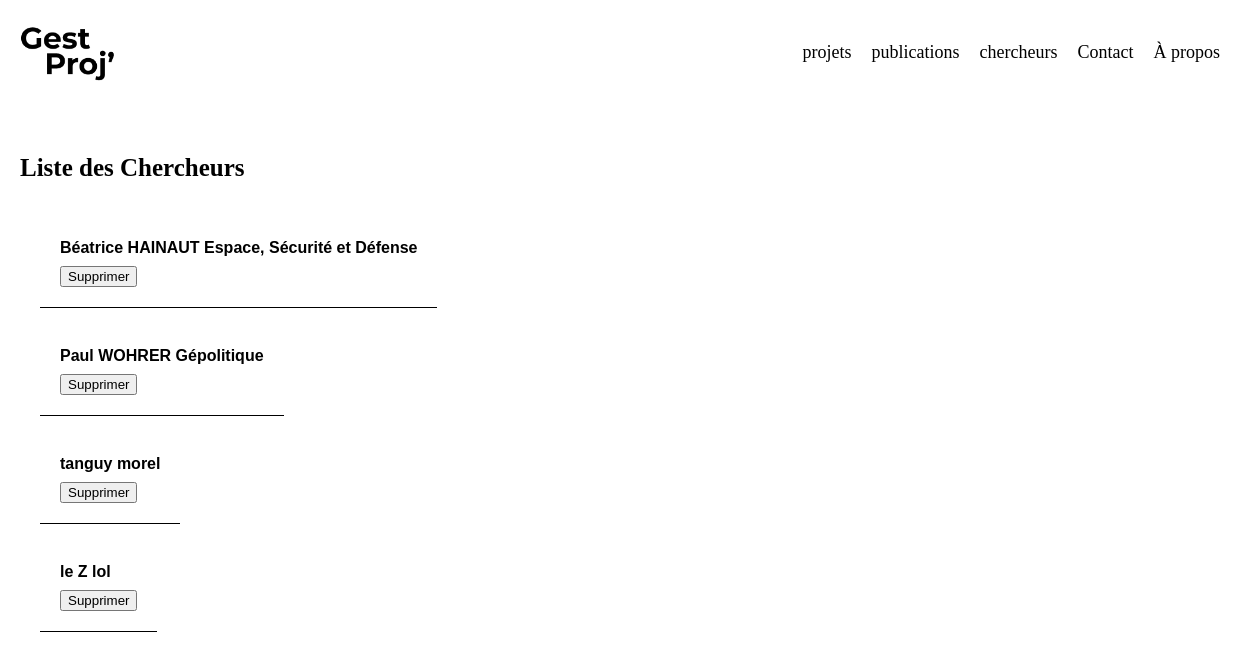
Before: /api/researchers/ with the older database file.
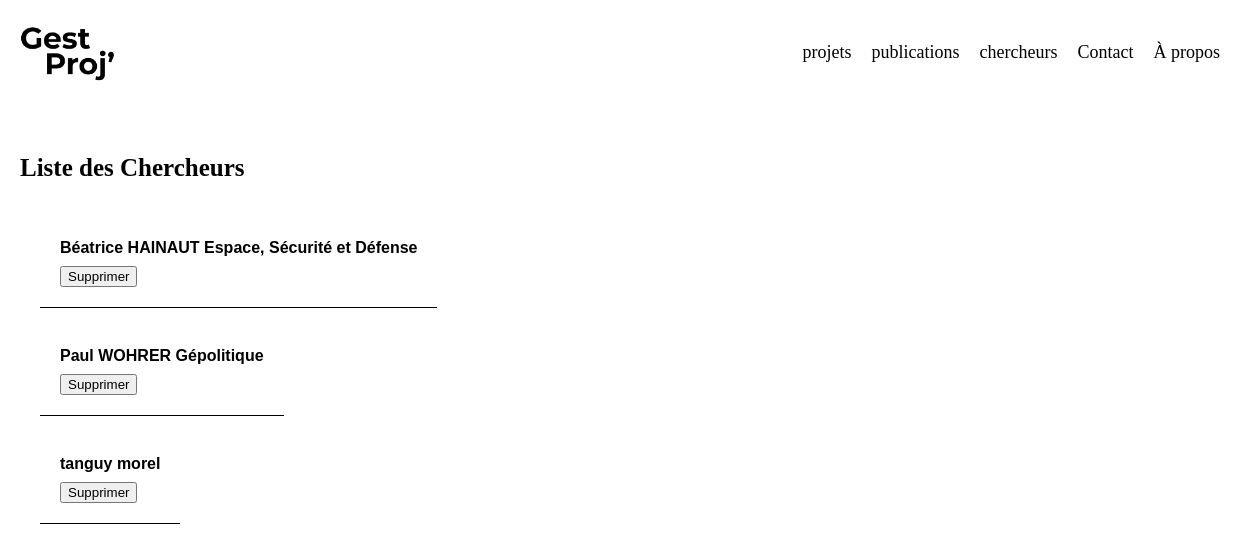
After: the same page with the newer database file.
### projects/models.py (models this page shows)
class Researcher(models.Model):
    name = models.CharField(max_length=100)
    specialty = models.CharField(max_length=100)
    def __str__(self):
        return self.name

### projects/views.py (the view)
# urls.py: path('researchers/', views.researcher_list, name='researchers_list'),
def researcher_list(request):
    researchers = Researcher.objects.all()
    context = {
        'researchers': researchers,
    }
    return render(request, 'projects/researchers_list.html', context)

### projects/templates/projects/researchers_list.html (shortened to what this page needs)
{% load static %}
<!DOCTYPE html>
<html>
  <head>
    <link rel="stylesheet" href="{% static 'css/reset.css' %}" />
    <link rel="stylesheet" href="{% static 'css/researcher-list.css' %}" />
  </head>
  <body>
    <header>
      <nav>
        <a href="{% url 'home'%}">
          <img
            src="{% static 'images/logo.png' %}"
            alt="Logo de l'application"
          />
        </a>
        <ul>
          <li>
            <a href="{% url 'projects_list' %}">projets</a>
          </li>
          <li>
            <a href="{% url 'publication_list' %}">publications</a>
          </li>
          <li>
            <a href="{% url 'researchers_list' %}">chercheurs</a>
          </li>
          <li><a href="#"> Contact </a></li>
          <li><a href="#"> À propos </a></li>
        </ul>
      </nav>
    </header>
    <section>
      <h1>Liste des Chercheurs</h1>
      <ul>
        {% for researcher in researchers %}
        <li>
          <h2>{{ researcher }} {{researcher.specialty}}</h2>
          <form
            action="{% url 'delete_researcher' researcher.id %}"
            method="post"
          >
            <input type="submit" value="Supprimer" />
          </form>
        </li>
        {% endfor %}
      </ul>
    </section>
  </body>
</html>

### projects/static/css/researcher-list.css (style rules this page uses)
header { width: 100%; height: fit-content; }
header nav { display: flex; justify-content: space-between; padding: 20px; }
nav img { width: 100px; height: auto; }
nav ul { display: flex; width: fit-content; justify-content: space-evenly; align-items: center; }
nav ul li { padding: 0 10px; }
nav ul li a { text-decoration: none; color: black; font-size: 18px; font-family: "montserrat"; }
section { display: flex; flex-direction: column; gap: 20px; width: 100%; height: 700px; padding: 50px 20px; }
section h1 { font-family: "montserrat"; font-weight: bolder; font-size: 25px; }
section ul { display: flex; flex-direction: column; gap: 20px; padding: 20px; }
section ul li { padding: 20px; width: fit-content; border-bottom: solid 1px black; font-weight: bold; }
section input { margin-top: 10px; }

Changed rows visible on the page:
removed Researcher: name "le Z", specialty "lol"
